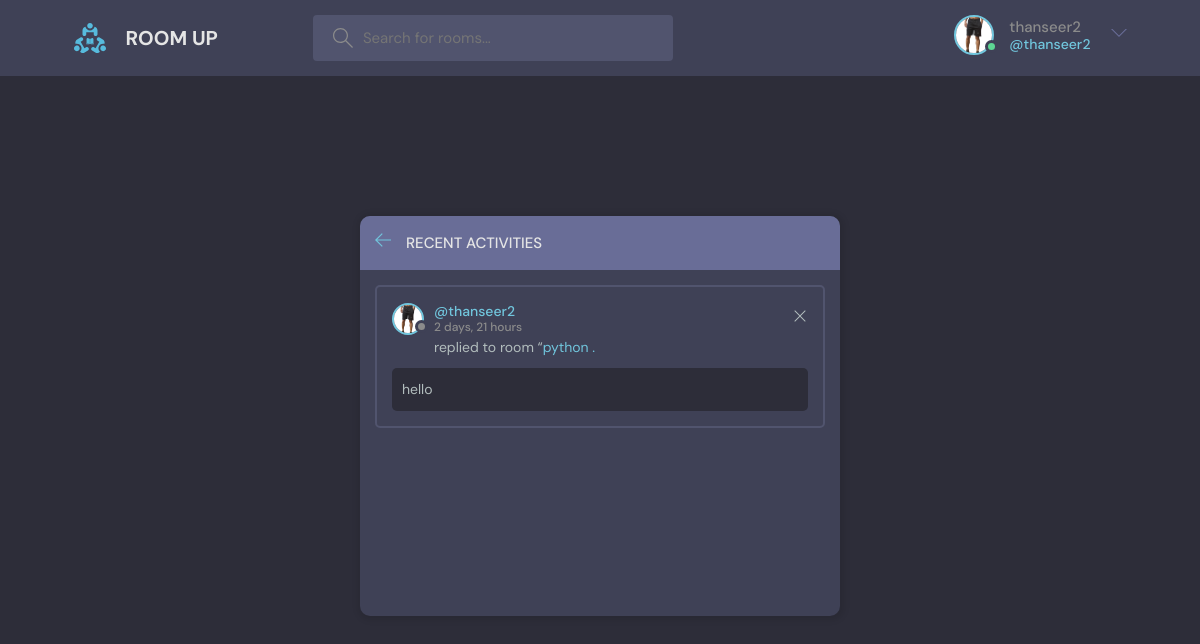
Page /activity/ (signed in) on the committed database.
### hours/models.py (models this page shows, shortened)
class User(AbstractUser):
    name=models.CharField(max_length=200, null=True)
    email=models.EmailField(unique=True, null=True)
    bio=models.TextField(null=True)
    avatar=models.ImageField(null=True, default="avatar.svg")
    REQUIRED_FIELD=[]

class Messages(models.Model):
    user=models.ForeignKey(User, on_delete=models.CASCADE)
    room=models.ForeignKey(Room, on_delete=models.CASCADE)
    body=models.TextField()
    updated=models.DateTimeField(auto_now=True)
    created=models.DateTimeField(auto_now_add=True)
    class Meta:
        ordering =['-updated', '-created']

class Room(models.Model):
    topic=models.ForeignKey(Topic, on_delete=models.SET_NULL, null=True)
    host=models.ForeignKey(User, on_delete=models.SET_NULL, null=True)
    name=models.CharField(max_length= 64)
    description=models.TextField(null=True, blank=True)
    participants=models.ManyToManyField(User, related_name='participants', blank=True)
    updated=models.DateTimeField(auto_now=True)
    created=models.DateTimeField(auto_now_add=True)
    class Meta:
        ordering =['-updated', '-created']

class Topic(models.Model):
    name=models.CharField(max_length=64)
    def __str__(self):
        return self.name

### hours/views.py (the view)
# urls.py: path('activity/', views.activityPage, name="activity"),
def activityPage(request):
    room_messages=Messages.objects.all()
    return render(request, 'dev/activity.html', {'room_messages':room_messages
    })

### hours/templates/dev/activity.html (shortened to what this page needs)
{% extends 'layout.html' %}
{% block body %}
    <main class="layout">
      <div class="container">
        <div class="layout__box">
          <div class="layout__boxHeader">
            <div class="layout__boxTitle">
              <a href="{% url 'home' %}">
                <svg version="1.1" xmlns="http://www.w3.org/2000/svg" width="32" height="32" viewBox="0 0 32 32">
                  <title>arrow-left</title>
                  <path
                    d="M13.723 2.286l-13.723 13.714 13.719 13.714 1.616-1.611-10.96-10.96h27.625v-2.286h-27.625l10.965-10.965-1.616-1.607z"
                  ></path>
                </svg>
              </a>
              <h3>Recent Activities</h3>
            </div>
          </div>
              {% for message in room_messages%}
              <div class="activities__box">
                <div class="activities__boxHeader roomListRoom__header">
                  <a href="{% url 'user-profile' message.user.id %}" class="roomListRoom__author">
                    <div class="avatar avatar--small">
                      <img src="{{message.user.avatar.url}}" />
                    </div>
                    <p>
                      @{{message.user}}
                      <span>{{message.created|timesince}}</span>
                    </p>
                  </a>
                  {% if request.user == message.user %}
                  <div class="roomListRoom__actions">
                    <a href="{% url 'delete-message' message.id %}">
                      <svg version="1.1" xmlns="http://www.w3.org/2000/svg" width="32" height="32" viewBox="0 0 32 32">
                        <title>remove</title>
                        <path
                          d="M27.314 6.019l-1.333-1.333-9.98 9.981-9.981-9.981-1.333 1.333 9.981 9.981-9.981 9.98 1.333 1.333 9.981-9.98 9.98 9.98 1.333-1.333-9.98-9.98 9.98-9.981z"
                        ></path>
                      </svg>
                    </a>
                  </div>
                  {% endif %}
                </div>
                <div class="activities__boxContent">
                  <p>replied to room “<a href="{% url 'room' message.room.id %}">{{message.room.topic}}.</a> </p>
                  <div class="activities__boxRoomContent">
                      {{message.body}}
                  </div>
                </div>
              </div>
              {% endfor %}
          </div>
          </div>
    </main>
{% endblock %}

### templates/navbar.html (shortened to what this page needs)
{% load static %}
<header class="header header--loggedIn">
    <div class="container">
      <a href="{% url 'home' %}" class="header__logo">
        <img src="{% static 'images/logo.svg' %}" />
        <h1>ROOM UP</h1>
      </a>
      <form class="header__search" method="GET" action="{% url 'home' %}">
        <label>
          <input name="q" placeholder="Search for rooms..." />
        </label>
      </form>
      <nav class="header__menu">
        {% if request.user.is_authenticated %}
        <div class="header__user">
          <a href="{% url 'user-profile' user.id %}">
            <div class="avatar avatar--medium active">
              <img src="{{user.avatar.url}}" />
            </div>
            <p>{{request.user.username}} <span>@{{request.user.username}}</span></p>
          </a>
          <button class="dropdown-button">
            <svg version="1.1" xmlns="http://www.w3.org/2000/svg" width="32" height="32" viewBox="0 0 32 32">
              <title>chevron-down</title>
              <path d="M16 21l-13-13h-3l16 16 16-16h-3l-13 13z"></path>
            </svg>
          </button>
        </div>
        {% else %}
        <a href="{% url 'login' %}">
          <img src="{% static 'images/avatar.svg' %}" />
          <p>Login</p>
        </a>
        {% endif %}
      </nav>
    </div>
  </header>

### rows in the picture
User: avatar (picture), user.username "thanseer2"
Messages: user.avatar (picture), user "thanseer2", created "2 days, 21 hours", room.topic "python", body "hello"
